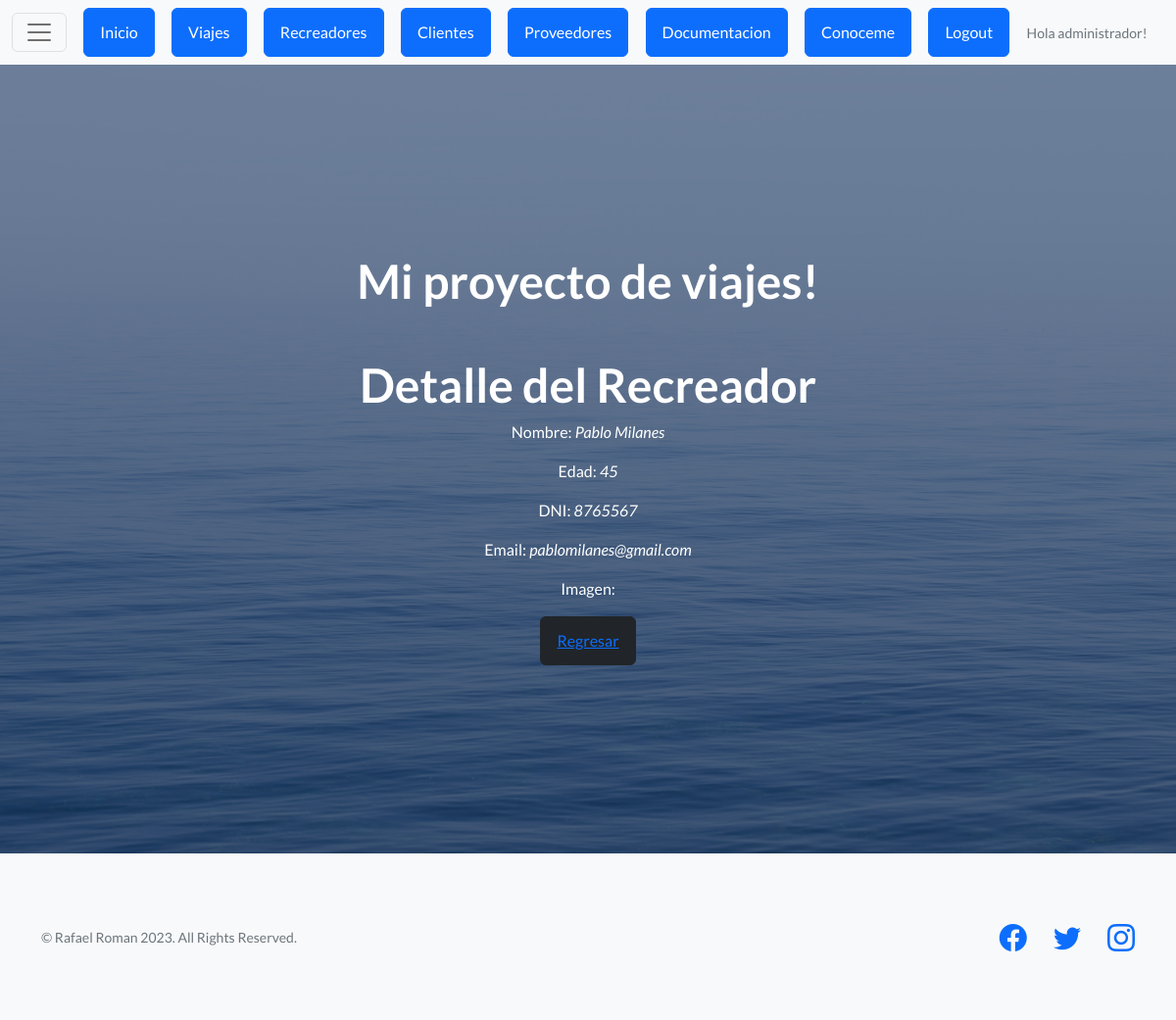
/proyecto/recreadores/detalle//3/ (signed in), run on an earlier commit of the app's database.
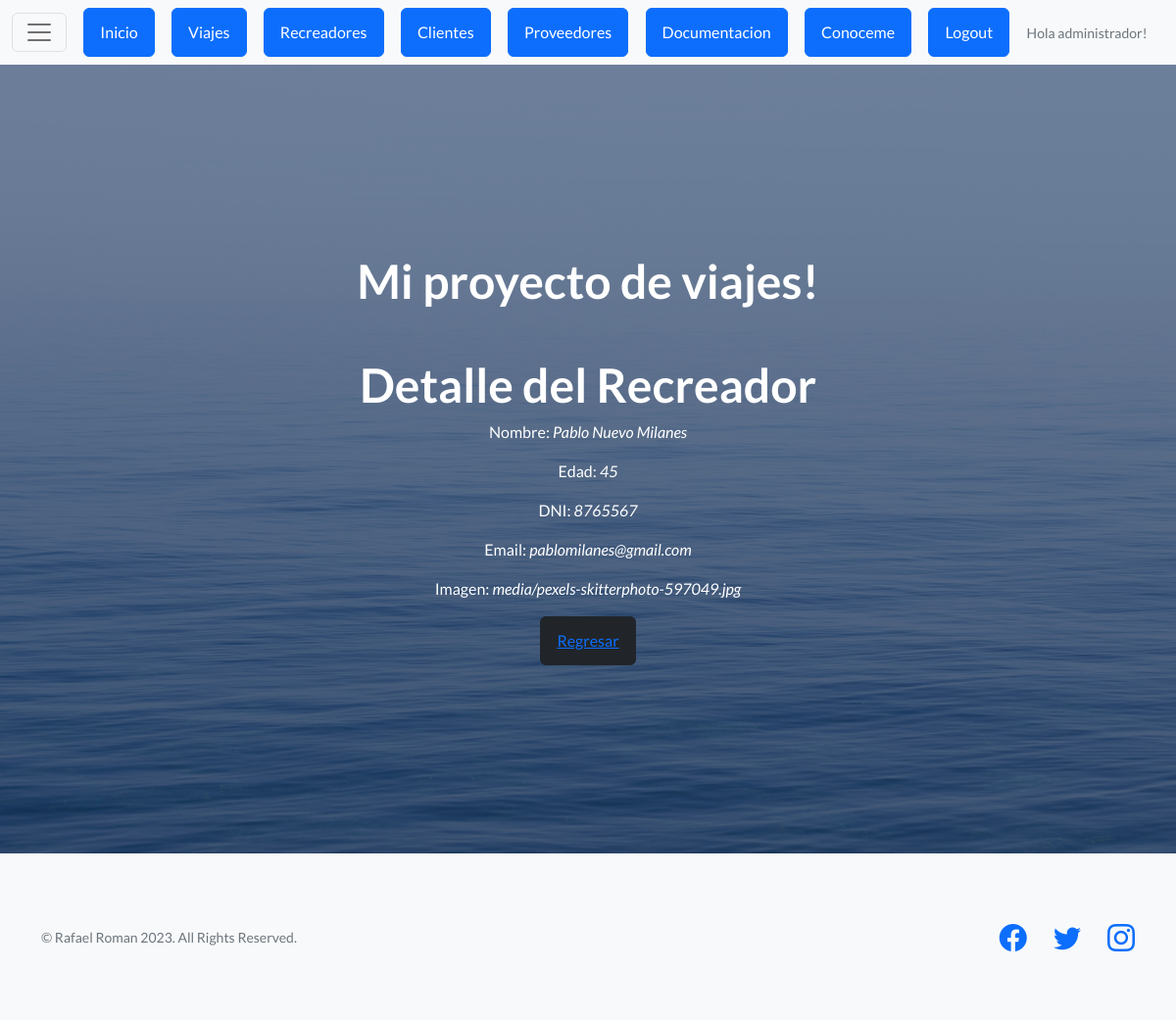
And on a later commit of the database.
### appexcursiones/models.py (models this page shows, shortened)
class Recreadores(models.Model):
   nombre = models.CharField(max_length=50)
   apellido = models.CharField(max_length=50)
   dni = models.IntegerField()
   edad = models.IntegerField()
   email= models.EmailField(max_length=80)
   imagen_viaj= models.ImageField(null=True, blank=True, upload_to="media")

### appexcursiones/views.py (the view)
# urls.py: path('recreadores/detalle//<pk>/', views.RecreadoresDetailViews.as_view(), name="proyecto-recreadores-detail"),
class RecreadoresDetailViews(LoginRequiredMixin, DetailView):
    model = Recreadores
    template_name = "Appnuevo/recreadores_detail.html"

### appexcursiones/templates/Appnuevo/recreadores_detail.html
{% extends "Appnuevo/base.html" %}
{% load static %}
{% block contenido %}
<h1>Detalle del Recreador</h1>
<p>Nombre: <i>{{recreadores.nombre}} {{recreadores.apellido}}</i></p>
<p>Edad: <i>{{recreadores.edad}}</i></p>
<p>DNI: <i>{{recreadores.dni}}</i></p>
<p>Email: <i>{{recreadores.email}}</i></p>
<p>Imagen: <i>{{recreadores.imagen_viaj}}</i></p>
<button type="button" class="btn btn-dark"><a href="{% url 'proyecto-recreadores-list' %}">Regresar</a></button>
{% endblock contenido %}

### appexcursiones/templates/Appnuevo/base.html (shortened to what this page needs)
<!DOCTYPE html>
<html lang="en">
    <head>
        {% load static %}
        <link href="https://cdn.jsdelivr.net/npm/bootstrap-icons@1.5.0/font/bootstrap-icons.css" rel="stylesheet" type="text/css" />
        <link href="{% static 'Appnueva/css/styles.css' %}" rel="stylesheet" />
    </head>
    <body>
        <nav class="navbar navbar-light bg-light static-top">
            <div class="container-fluid">
                <button class="navbar-toggler" type="button" data-bs-toggle="collapse" data-bs-target="#navbarTogglerDemo01" aria-controls="navbarTogglerDemo01" aria-expanded="false" aria-label="Toggle navigation">
                 <span class="navbar-toggler-icon"></span>
                </button>
                <a class="btn btn-primary" href="{% url 'proyecto-inicio' %}">Inicio</a>
                <a class="btn btn-primary" href="{% url 'proyecto-viajes-list' %}">Viajes</a>
                <a class="btn btn-primary" href="{% url 'proyecto-recreadores-list' %}">Recreadores</a>
                <a class="btn btn-primary" href="{% url 'proyecto-clientes-list' %}">Clientes</a>
                <a class="btn btn-primary" href="{% url 'proyecto-proveedores-list' %}">Proveedores</a>
                <a class="btn btn-primary" href="{% url 'proyecto-documentacion-list' %}">Documentacion</a>
                <a class="btn btn-primary" href="{% url 'appdos-conoceme' %}">Conoceme</a>
                {% if request.user.is_authenticated %}
                    <a class="btn btn-primary" href="{% url 'auth-logout' %}">Logout</a>
                    <p class="small text-muted mb-4 mb-lg-0">Hola {{request.user.username}}!</p>
                {% else %}
                    <a class="btn btn-primary" href="{% url 'auth-login' %}">Login</a>
                    <p class="small text-muted mb-4 mb-lg-0">Hola Visitante</p>
                {% endif %}
            </div>
        </nav>
        <header class="masthead">
            <div class="container position-relative">
                <div class="row justify-content-center">
                    <div class="col-xl-6">
                        <div class="text-center text-white">
                            <h1 class="mb-5">Mi proyecto de viajes!</h1>
                            {% block  contenido %}
                            {% endblock  %}
                        </div>
                    </div>
                </div>
            </div>
        </header>
        <footer class="footer bg-light">
            <div class="container">
                <div class="row">
                    <div class="col-lg-6 h-100 text-center text-lg-start my-auto">
                        <p class="text-muted small mb-4 mb-lg-0">&copy; Rafael Roman 2023. All Rights Reserved.</p>
                    </div>
                    <div class="col-lg-6 h-100 text-center text-lg-end my-auto">
                        <ul class="list-inline mb-0">
                            <li class="list-inline-item me-4">
                                <a href="#!"><i class="bi-facebook fs-3"></i></a>
                            </li>
                            <li class="list-inline-item me-4">
                                <a href="#!"><i class="bi-twitter fs-3"></i></a>
                            </li>
                            <li class="list-inline-item">
                                <a href="#!"><i class="bi-instagram fs-3"></i></a>
                            </li>
                        </ul>
                    </div>
                </div>
            </div>
        </footer>
    </body>
</html>

What changed in the data, as far as the page shows it:
changed Recreadores "Milanes": nombre "Pablo" → "Pablo Nuevo"; imagen_viaj (not shown) → "media/pexels-skitterphoto-597049.jpg"
